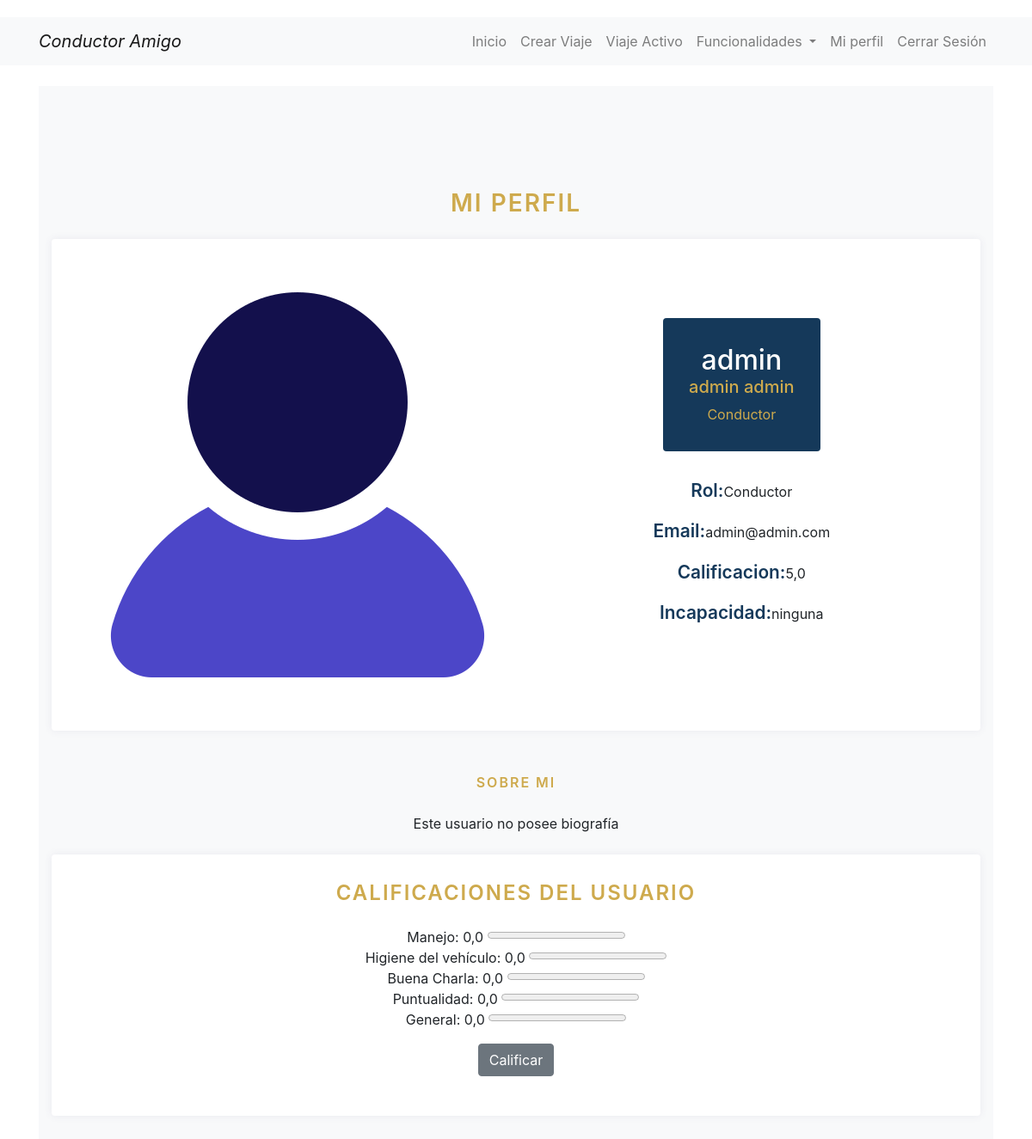
Page /usuarios/profile/admin/ on the committed database.
### usuarios/models.py (models this page shows, shortened)
class Usuario(AbstractBaseUser):
    username = models.CharField('Nombre de usuario',
                                unique=True,
                                max_length=100)
    nombres = models.CharField('Nombres',
                               max_length=200,
                               blank=True)
    apellidos = models.CharField('Apellidos',
                                 max_length=200,
                                 blank=True)
    nacimiento = models.DateField('Fecha de Nacimiento')
    email = models.EmailField('Correo Electrónico',
                              max_length=254,
                              unique=True,
                              null=False)
    direccion = models.CharField('Dirección', max_length=200, blank=True)
    usuario_administrador = models.BooleanField(default=False)
    foto_usuario = models.ImageField('Foto de Usuario',
                                     upload_to='perfil/',
                                     blank=True)
    foto_carnet = models.ImageField('Foto de Carnet',
                                    upload_to='carnet/',
                                    blank=True)
    foto_licencia_conducir = models.ImageField('Foto de Licencia de Conducir',
                                               upload_to='licencia/',
                                               blank=True)
    rol = models.ForeignKey("usuarios.Role",
                            verbose_name=("Rol"),
                            on_delete=models.CASCADE,
                            default=1)
    is_superuser = models.BooleanField(default=False)
    privacidad = models.BooleanField('Acepta políticas de privacidad',
                                     default=False)
    INCAPACIDAD_CHOICES = [
        ('ninguna', 'Ninguna'),
        ('silla_de_ruedas', 'Silla de ruedas'),
        ('muletas', 'Muletas'),
        ('vision_reducida', 'Visión reducida'),
    ]
    incapacidad = models.CharField(
        'Incapacidad',
        max_length=15,
        choices=INCAPACIDAD_CHOICES,
        default='ninguna'  # Valor predeterminado: Ninguna
    )
    bibliografia = models.TextField(
        'Bibliografía',
        blank=True
        )
    calificacion = models.DecimalField(
        'Calificación',
        default=5,
        max_digits=3,
        decimal_places=1,
        validators=[
            MinValueValidator(1),
            MaxValueValidator(5)
            ]
        )
    USERNAME_FIELD = 'username'
    objects = UsuarioManager()
    REQUIRED_FIELDS = ['email', 'nombres', 'apellidos', 'privacidad']
    @property
    def is_staff(self):
        """
        Verifica si el usuario es miembro del personal.

        Returns:
            bool: True si el usuario es miembro del personal, False en caso contrario.
        """
        return self.usuario_administrador
    promedio_manejo = models.FloatField(default=0)
    promedio_higiene = models.FloatField(default=0)
    promedio_charla = models.FloatField(default=0)
    promedio_puntualidad = models.FloatField(default=0)
    promedio_general = models.FloatField(default=0)

class Role(models.Model):
    name = models.CharField(max_length=50, unique=True)
    def __str__(self):
        return self.name

### usuarios/views.py (the view)
# urls.py: path('profile/<str:username>/', views.profile, name='profile'),
def profile(request, username=None):
    current_user = request.user
    if username and username != current_user.username:
        user = Usuario.objects.get(username=username)
    else:
        user = current_user
    return render(request, 'pasajeros/profile.html', {'user': user})

### usuarios/templates/pasajeros/profile.html (shortened to what this page needs)
{% extends 'layouts/layout.html' %}
{% block content %}
{% load static %}
<section class="bg-light">
    <div class="container text-center">
        <h3 class="section-title text-primary mb-3 mb-sm-4">Mi perfil</h3>
        <div class="row">
            <div class="col-lg-12 mb-4 mb-sm-5">
                <div class="card card-style1 border-0">
                    <div class="card-body p-1-9 p-sm-2-3 p-md-6 p-lg-7">
                        <div class="row align-items-center">
                            <div class="col-lg-6 mb-4 mb-lg-0">
                                {% if user.foto_usuario %}
                                    <img src="{{ user.foto_usuario.url }}" alt="Foto de perfil">
                                {% else %}
                                    <img src="{% static 'images/no_foto.jpg' %}" alt="No hay foto de perfil">
                                {% endif %}
                            </div>
                            <div class="col-lg-6 px-xl-10">
                                <div class="bg-secondary d-lg-inline-block py-1-9 px-1-9 px-sm-6 mb-1-9 rounded">
                                    <h3 class="h2 text-white mb-0">{{ user.username }}</h3>
                                    <h5 class="text-primary">{{ user.nombres }} {{ user.apellidos }}</h5>
                                    <span class="text-primary">{{ user.rol }}</span>
                                </div>
                                <ul class="list-unstyled mb-1-9">
                                    <li class="mb-2 mb-xl-3 display-28"><span class="display-26 text-secondary me-2 font-weight-600">Rol:</span>{{ user.rol }}</li>
                                    <li class="mb-2 mb-xl-3 display-28"><span class="display-26 text-secondary me-2 font-weight-600">Email:</span>{{ user.email }}</li>
                                    {% if user.calificacion %}
                                        <li class="mb-2 mb-xl-3 display-28"><span class="display-26 text-secondary me-2 font-weight-600">Calificacion:</span>{{ user.calificacion }}</li>
                                    {% else %}
                                        <li class="mb-2 mb-xl-3 display-28"><span class="display-26 text-secondary me-2 font-weight-600">Calificacion:</span>No posee calificacion registrada</li>
                                    {% endif %}
                                    <li class="mb-2 mb-xl-3 display-28"><span class="display-26 text-secondary me-2 font-weight-600">Incapacidad:</span>{{ user.incapacidad }}</li>
                            </div>
                        </div>
                    </div>
                </div>
            </div>
            <div class="col-lg-12 mb-4 mb-sm-5">
                <div>
                    <span class="section-title text-primary mb-3 mb-sm-4">Sobre Mi</span>
                    {% if user.bibliografia %}
                        <p>{{ user.bibliografia }}</p>
                    {% else %}
                        {% if user == request.user %}
                            <p>Pulsa el botón de editar para añadir una biografía</p>
                        {% else %}
                            <p>Este usuario no posee biografía</p>
                        {% endif %}
                    {% endif %}
                </div>
                <div class="row mt-4">
                    <div class="col-lg-12 text-center">
                        <div class="card card-style1 border-0">
                            <div class="card-body p-1-9 p-sm-2-3 p-md-6 p-lg-7">
                                <h4 class="section-title text-primary mb-3 mb-sm-4">Calificaciones del Usuario</h4>
                                <ul class="list-unstyled">
                                    {% if user.rol_id == 2 %}
                                        <li>Manejo: {{ user.promedio_manejo }}
                                            <progress max="5" value="{{ user.promedio_manejo }}"></progress>
                                        </li>
                                        <li>Higiene del vehículo: {{ user.promedio_higiene }}
                                            <progress max="5" value="{{ user.promedio_higiene }}"></progress>
                                        </li>
                                        <li>Buena Charla: {{ user.promedio_charla }}
                                            <progress max="5" value="{{ user.promedio_charla }}"></progress>
                                        </li>
                                        <li>Puntualidad: {{ user.promedio_puntualidad }}
                                            <progress max="5" value="{{ user.promedio_puntualidad }}"></progress>
                                        </li>
                                        <li>General: {{ user.promedio_general }}
                                            <progress max="5" value="{{ user.promedio_general }}"></progress>
                                        </li>
                                    {% endif %}
                                    {% if user != request.user %}
                                    <a href="{% url 'calificar' username=user.username %}" class="btn btn-secondary mt-3">Calificar</a>
                                    {% endif %}
                                </ul>
                            </div>
                        </div>
                    </div>
                </div>
            </div>
        </div>
    </div>
</section>
{% endblock %}

### usuarios/templates/pasajeros/profile.html (style rules this page uses)
body { margin-top: 20px; }
.card-style1 { box-shadow: 0px 0px 10px 0px rgb(89 75 128 / 9%); }
.border-0 { border: 0!important; }
.card { position: relative; display: flex; flex-direction: column; min-width: 0; word-wrap: break-word; background-color: #fff; background-clip: border-box; border: 1px solid rgba(0,0,0,.125); border-radius: 0.25rem; }
section { padding: 120px 0; overflow: hidden; background: #fff; }
.section-title { font-weight: 600; letter-spacing: 2px; text-transform: uppercase; margin-bottom: 10px; position: relative; display: inline-block; }
.text-primary { color: #ceaa4d !important; }
.text-secondary { color: #15395A !important; }
.font-weight-600 { font-weight: 600; }
.display-26 { font-size: 1.3rem; }
@media screen and (min-width: 992px) { .p-lg-7 { padding: 4rem; } }
@media screen and (min-width: 768px) { .p-md-6 { padding: 3.5rem; } }
@media screen and (min-width: 576px) { .p-sm-2-3 { padding: 2.3rem; } }
.p-1-9 { padding: 1.9rem; }
.bg-secondary { background: #15395A !important; }
@media screen and (min-width: 576px) { .pe-sm-6, .px-sm-6 { padding-right: 3.5rem; } }
@media screen and (min-width: 576px) { .ps-sm-6, .px-sm-6 { padding-left: 3.5rem; } }
.pe-1-9, .px-1-9 { padding-right: 1.9rem; }
.ps-1-9, .px-1-9 { padding-left: 1.9rem; }
.pb-1-9, .py-1-9 { padding-bottom: 1.9rem; }
.pt-1-9, .py-1-9 { padding-top: 1.9rem; }
.mb-1-9, .my-1-9 { margin-bottom: 1.9rem; }

### rows in the picture
Usuario: username "admin", nombres "admin", apellidos "admin", rol "Conductor", email "admin@admin.com", calificacion "5,0", incapacidad "ninguna", promedio_manejo "0,0", promedio_higiene "0,0", promedio_charla "0,0", promedio_puntualidad "0,0", promedio_general "0,0"
